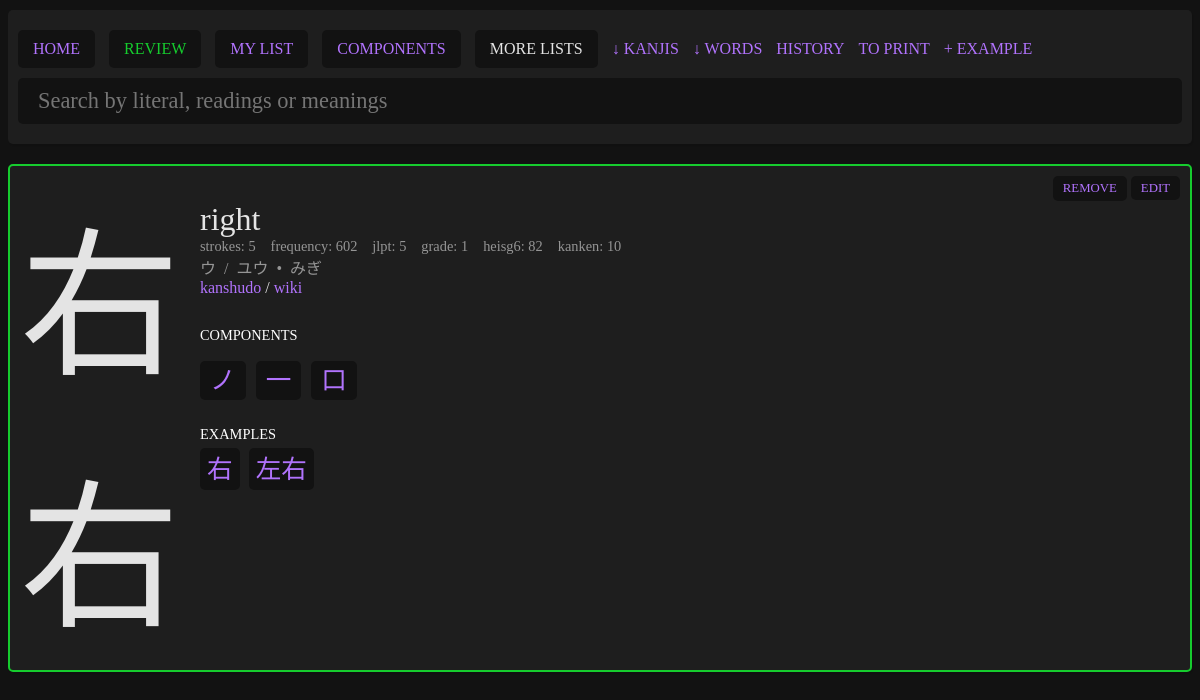
/pages/kanji.php?literal=右, run on the app's committed database.
### tables this page shows
CREATE TABLE "kanjis" (
	"literal"	TEXT NOT NULL UNIQUE,
	"meanings"	TEXT NOT NULL,
	"onReadings"	TEXT,
	"kunReadings"	TEXT,
	"strokes"	INTEGER,
	"jlpt"	INTEGER,
	"frequency"	INTEGER,
	"grade"	INTEGER,
	"heisg6"	INTEGER,
	"components"	TEXT,
	"other_forms"	TEXT, "kanken" INTEGER NULL, "story" TEXT NULL, "added" INTEGER NULL, "score" INTEGER NULL, "added_at" datetime, "unfinished" integer, "is_component" integer, "component_group" integer,
	PRIMARY KEY("literal")
);

CREATE TABLE examples (
    id INTEGER PRIMARY KEY AUTOINCREMENT,
    kanji TEXT NULL,
    kana TEXT NOT NULL,
    meanings TEXT NOT NULL,
    jlpt INTEGER NOT NULL
, "added" INTEGER NULL);

### pages/kanji.php (the view, shortened to what this page needs)
<?php
$myPDO = new PDO('sqlite:../data/kanjis.db');
if (isset($_GET['literal'])) {
    if (empty($_GET['literal'])) {
        $error = "No selected kanji.";
    } else {
        $sql = "SELECT * FROM kanjis WHERE literal = ?";
        $stmt = $myPDO->prepare($sql);
        $results = $stmt->execute([$_GET['literal']]);
        $entry = $stmt->fetch();
    }
}
?>
<?php require '../parts/header.php'; ?>
<?php if (!empty($error)) : ?>
    <div class="error">
        <?php echo $error; ?>
    </div>
<?php elseif (isset($_GET['literal'])) : ?>
    <?php if (!$entry) : ?>
        <div class="card empty">
            No results.
        </div>
    <?php else : ?>
        <div class="card <?php if ($entry['added'] == 1) echo ' added'; ?><?php if ($entry['unfinished'] == 1) echo ' unfinished'; ?>">
            <div class="left">
                <div class="kanji"><?php echo $entry['literal']; ?></div>
                <div class="big-kanji"><?php echo $entry['literal']; ?></div>
            </div>
            <div class="right">
                <div class="meanings">
                    <?php echo str_replace(";", ", ", $entry['meanings']); ?>
                </div>
                <div class="meta">
                    <div class="item">
                        <span class="ref">strokes</span>
                        <span class="number"><?php echo $entry['strokes']; ?></span>
                    </div>
                    <?php if (!empty($entry['frequency'])) : ?>
                        <div class="item">
                            <span class="ref">frequency</span>
                            <span class="number"><?php echo $entry['frequency']; ?></span>
                        </div>
                    <?php endif; ?>
                    <?php if (!empty($entry['jlpt'])) : ?>
                        <div class="item">
                            <span class="ref">jlpt</span>
                            <span class="number"><?php echo $entry['jlpt']; ?></span>
                        </div>
                    <?php endif; ?>
                    <?php if (!empty($entry['grade'])) : ?>
                        <div class="item">
                            <span class="ref">grade</span>
                            <span class="number">
                                <?php
                                if ($entry['grade'] <= 6) {
                                    echo $entry['grade'];
                                } elseif ($entry['grade'] == 8) {
                                    echo "HighSchool(Jouyou)";
                                } elseif ($entry['grade'] == 9) {
                                    echo "Jinmeiyou(Names)";
                                } else {
                                    echo "Jinmeiyou(Names extra)";
                                }
                                ?>
                            </span>
                        </div>
                    <?php endif; ?>
                    <?php if (!empty($entry['heisg6'])) : ?>
                        <div class="item">
                            <span class="ref">heisg6</span>
                            <span class="number"><?php echo $entry['heisg6']; ?></span>
                        </div>
                        <?php if (!empty($entry['kanken'])) : ?>
                            <div class="item">
                                <span class="ref">kanken</span>
                                <span class="number">
                                    <?php
                                    if ($entry['kanken'] == 1.5) {
                                        echo "pre 1";
                                    } elseif ($entry['kanken'] == 2.5) {
                                        echo "pre 2";
                                    } else {
                                        echo $entry['kanken'];
                                    }
                                    ?>
                                </span>
                            </div>
                        <?php endif; ?>
                    <?php endif; ?>
                </div>
                <?php
                if (!empty($entry['onReadings']) or !empty($entry['kunReadings'])) {
                    echo '<div class="readings">';
                    echo str_replace(";", "&nbsp;&nbsp;/&nbsp;&nbsp;", $entry['onReadings']);
                    if (!empty($entry['kunReadings'])) {
                        echo '&nbsp;&nbsp;•&nbsp;&nbsp;';
                        echo str_replace(";", "&nbsp;&nbsp;/&nbsp;&nbsp;", $entry['kunReadings']);
                    }
                    echo '</div>';
                }
                ?>
                <div class="links">
                    <a href="https://www.kanshudo.com/kanji/<?php echo $entry['literal']; ?>" target="_blank">kanshudo</a> /
                    <a href="https://en.wiktionary.org/wiki/<?php echo $entry['literal']; ?>" target="_blank">wiki</a>
                </div>
                <?php
                if (!empty($entry['components'])) {
                    echo '<div class="title">Components</div>';
                    echo '<div class="components">';
                    $componentsArray = explode(";", $entry['components']);
                    foreach ($componentsArray as $component) {
                        echo '<div class="component"><a href="kanji.php?literal=' . $component . '">' . $component . '</a></div>';
                    }
                    echo '</div>';
                }
                ?>
                <?php
                $sql = "SELECT * FROM examples WHERE kanji != '' AND kanji LIKE ? ORDER BY jlpt DESC";
                $stmt = $myPDO->prepare($sql);
                $stmt->execute(['%' . $entry['literal'] . '%']);
                $examples = $stmt->fetchAll();
                ?>
                <?php if (!empty($examples)) : ?>
                    <div class="words">
                        <div class="title">Examples</div>
                        <?php foreach ($examples as $example) : ?>
                            <?php if ($example['added'] == 1) : ?>
                                <div class="word added">
                                <?php else : ?>
                                    <div class="word">
                                    <?php endif; ?>
                                    <a href="search.php?query=<?php echo $example['kanji']; ?>" class="example-kanji"><?php echo $example['kanji']; ?></a>
                                    </div>
                                <?php endforeach; ?>
                                </div>
                            <?php endif; ?>
                                </div>
                                <div class="action">
                                    <?php if ($entry['added'] == '' || $entry['added'] == 0) : ?>
                                        <form action="../actions/toggle_kanji_study.php" method="POST">
                                            <input type="hidden" name="literal" value="<?php echo $entry['literal']; ?>">
                                            <button type="submit">add</button>
                                        </form>
                                    <?php else : ?>
                                        <form action="../actions/toggle_kanji_study.php" method="POST">
                                            <button type="submit">remove</button>
                                        </form>
                                    <?php endif; ?>
                                    <a id="edit-toggle" href="#edit-area">edit</a>
                                </div>
                    </div>
                <?php endif; ?>
            <?php else : ?>
                <div class="card empty">
                    No kanji selected.
                </div>
            <?php endif; ?>
            <?php require '../parts/footer.php'; ?>

### data/style.css (style rules this page uses)
body { background:#121212; color:#e4e4e4; font-family: "NotoSansJP"; }
* { box-sizing: border-box; }
.card, .header, .list { position:relative; background:#1e1e1e; display:flex; border-radius: 5px; box-shadow: 1px 2px 1px rgba(0, 0, 0, 0.1); margin-bottom:20px; }
.word.added, .card.added { border:2px solid #16cc2e; }
.card .right { display: flex; flex-direction: column; flex-grow: 2; align-items: flex-start; padding:10px; }
.card .left .kanji { font-family:"NotoSansJP", "BabelStoneHan"; font-size:120pt; padding:10px; }
.card .left .big-kanji { font-family:"KanjiStrokeOrders", "BabelStoneHan"; font-size:120pt; padding:10px; }
.card .right .meta, .card .right .components { display:flex; flex-wrap: wrap; flex-direction: row; justify-items: center; margin-top:10px; }
.card .right .meta { margin:0; }
.card .right .readings { color:#959595; font-family: "NotoSansJP"; }
.card .right .meta .item { margin:0 15px 0 0px; color:#959595; font-size: 0.9em; }
.card .right .meta .item .ref::after { content:': '; }
.card .right .meanings { font-size: 2em; margin:25px 0 0 0 ; }
.card .right .component a { background-color:#121212; margin:0 10px 5px 0; padding:5px 10px; border-radius: 5px; font-family: "NotoSansJP"; }
.card .right .component { font-size: 1.6em; }
.card .action { position: absolute; top:10px; right:10px; }
.card .action form { display:inline-block; }
button, #edit-toggle { cursor:pointer; background-color:#121212; padding:5px 10px; border-radius: 5px; font-family: "NotoSansJP"; text-transform: uppercase; font-size: 0.8em; border:none; }
a, button { text-decoration: none; color:#b173fd; }
.words .word { border-radius: 5px; background:#121212; margin-bottom:10px; display: inline-block; position:relative; cursor:default; margin-right:5px; }
.title { text-transform: uppercase; color:#FFF; font-size:0.9em; padding:5px 0; margin-top:25px; }
.card .right .components .component a { font-family:"NotoSansJP", "BabelStoneHan"; }
.word { overflow: visible; }
.word a { display: inline-block; font-size: 1.6em; padding:0px 7px 5px 7px; }

### data on the page
kanjis: literal "右", meanings "right", strokes "5", frequency "602", jlpt "5", grade "1", heisg6 "82", kanken "10", onReadings "ウ / ユウ", kunReadings "みぎ", components "ノ", components "一", components "口"
examples: kanji "右"
examples: kanji "左右"
